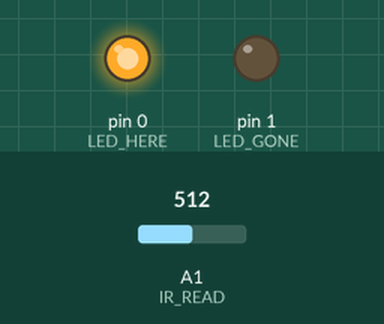
This sketch was run on a simulated Arduino Uno, built with avr-gcc and run on an emulated ATmega328P. On the bench: output pins drawn as LEDs (lit = HIGH). The inputs (shaded band) are chosen by the test bench; at power-on: A1 (IR_READ) = 512.

Above: at 1.2 s.
1.3 s: A1 (IR_READ) set to 109
3.3 s: A1 (IR_READ) set to 93
At 5.3 s:
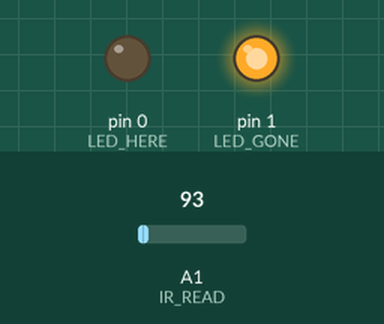
5.6 s: A1 (IR_READ) set to 122
At 7.0 s:
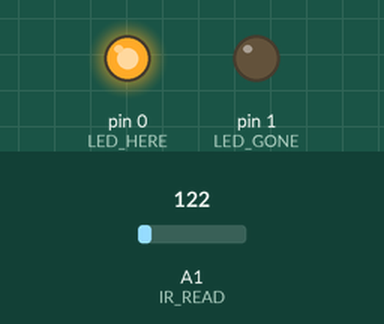
7.6 s: A1 (IR_READ) set to 0
At 8.6 s:
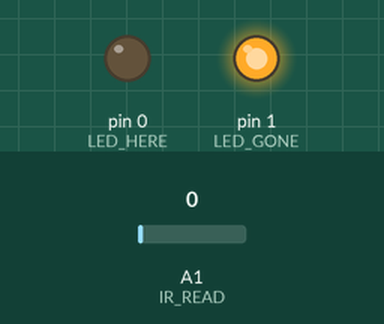
Timing chart, 0 to 10.6 s (numbered marks = the images above; inputs shaded):
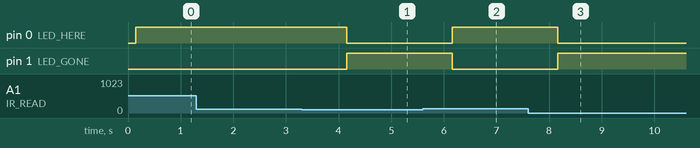

The sketch:

adam_detector.ino
```cpp
/*
Adam Detector
Turns on an LED when and object (Adam) is within distance threshold.
*/

const int IR_READ = 1;
const int LED_HERE = 0;
const int LED_GONE = 1;
const int NUM_READINGS = 10;
const float VOLTS_PER_UNIT = 5.0 / 1024;
const float THRESHOLD = 0.5; // Voltage threshold from sensor to indicate Adam is here.

// Use average of multiple readings to smooth sensor input.
int sensorReadings[NUM_READINGS];

// Use millis() to limit the frequency of Adam checks
unsigned long currentMillis = 0;
unsigned long previousMillis = 0;
unsigned long adamCheckInterval = 1000;
boolean firstRun = true;

void setup() {
  pinMode(LED_HERE, OUTPUT);
  pinMode(LED_GONE, OUTPUT);
}

void loop() {
  // The IR sensor datasheet says the first measurement takes place in 38.3 ms +/- 9.6 ms.
  // The output is unstable until 5 ms after this first measurement takes place.
  if (firstRun) {
    firstRun = false;
    delay(50);
  }

  currentMillis = millis();

  if (previousMillis == 0 || currentMillis - previousMillis > adamCheckInterval) {
    previousMillis = currentMillis;

    if (isAdamHere()) {
      digitalWrite(LED_HERE, HIGH);
      digitalWrite(LED_GONE, LOW);
    }
    else {
      digitalWrite(LED_HERE, LOW);
      digitalWrite(LED_GONE, HIGH);
    }
  }
}

boolean isAdamHere() {
  int total = 0;
  float average = 0;
  for (int index = 0; index < NUM_READINGS; index++) {
    total = total + analogRead(IR_READ);

    delay(10);
  }

  // calculate the average:
  average = (total * 1.0) / NUM_READINGS;

  float voltage = average * (5.0 / 1024);
  return voltage >= THRESHOLD;
}
```

Measured:
- the behaviour switches between 103 and 102 on A1 (IR_READ) (found by bisection; images 0 and 1)
- after the input at 1.3 s, every drawn part: stays the same
- after the input at 3.3 s, pin 0 (LED_HERE): HIGH → LOW after 0.86 s; pin 1 (LED_GONE): LOW → HIGH after 0.86 s
- after the input at 5.6 s, pin 0 (LED_HERE): LOW → HIGH after 0.56 s; pin 1 (LED_GONE): HIGH → LOW after 0.56 s
- after the input at 7.6 s, pin 0 (LED_HERE): HIGH → LOW after 0.56 s; pin 1 (LED_GONE): LOW → HIGH after 0.56 s
